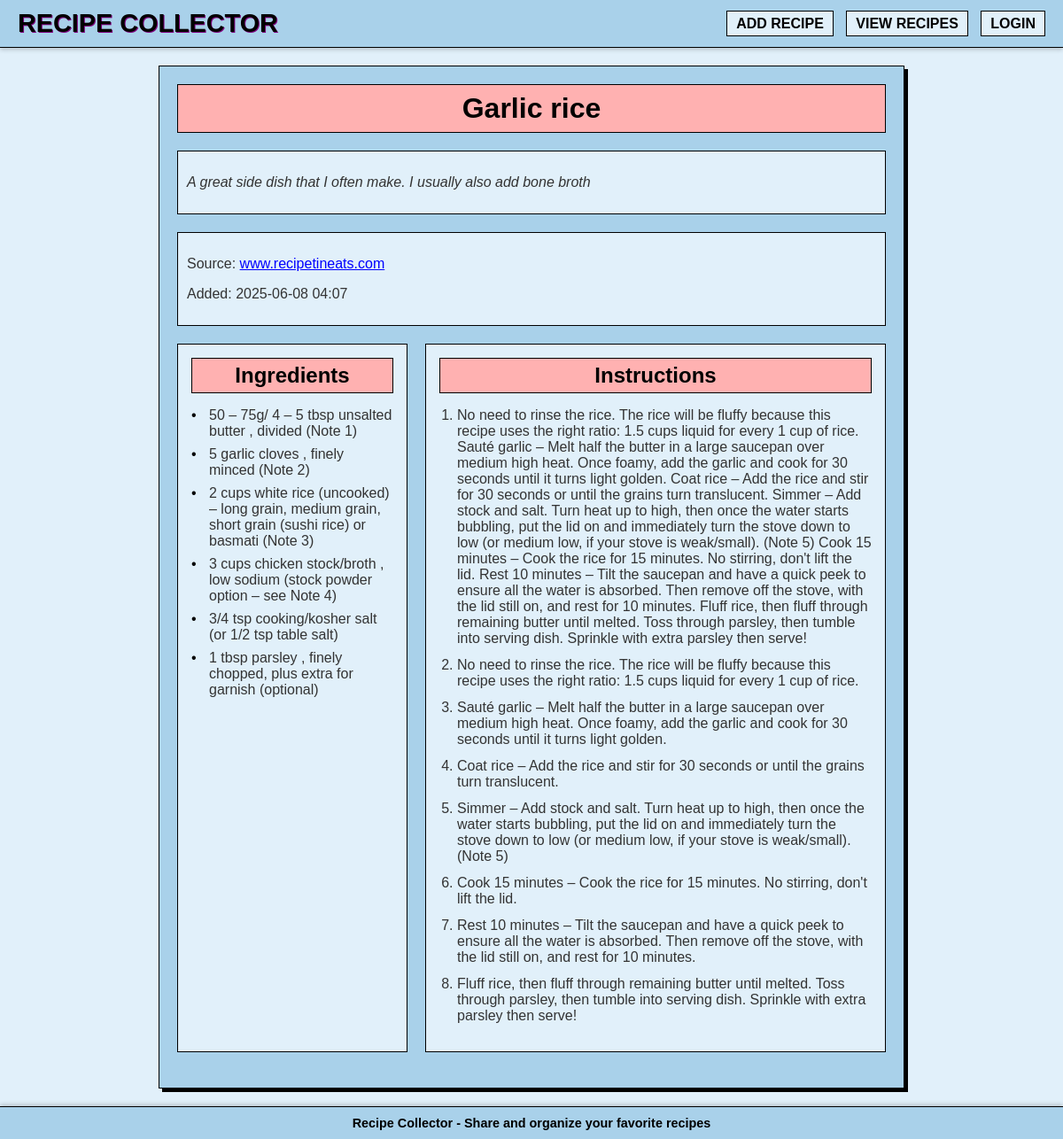
The app's page /recipe/7 with its own data.
### app.py (models this page shows, shortened)
class Recipe(db.Model):
    __tablename__ = 'recipe'  # Explicitly set table name
    id = db.Column(db.Integer, primary_key=True)
    title = db.Column(db.String(200), nullable=False)
    ingredients = db.Column(db.Text, nullable=False)
    instructions = db.Column(db.Text, nullable=False)
    source_url = db.Column(db.String(500), nullable=False)
    source_name = db.Column(db.String(200), nullable=False)
    image_url = db.Column(db.String(500), nullable=True)
    created_at = db.Column(db.DateTime, default=datetime.utcnow)
    my_comment = db.Column(db.Text, nullable=True)  # New field for your personal comment

### app.py (the view)
@app.route('/recipe/<int:recipe_id>')
def recipe_detail(recipe_id):
    recipe = Recipe.query.get_or_404(recipe_id)
    return render_template('recipe_detail.html', recipe=recipe, logged_in=session.get('logged_in', False))

### templates/recipe_detail.html (shortened to what this page needs)
{% extends "base.html" %}
{% block content %}
<div class="recipe-detail">
    <h1 class="recipe-detail-title">{{ recipe.title }}</h1>
    {% if recipe.my_comment %}
    <div class="my-recipe-comment">
        <p>{{ recipe.my_comment }}</p>
    </div>
    {% endif %}
    <div class="recipe-info-box">
        <p>Source: <a href="{{ recipe.source_url }}" target="_blank">{{ recipe.source_name }}</a></p>
        <p>Added: {{ recipe.created_at.strftime('%Y-%m-%d %H:%M') }}</p>
    </div>
    <div class="recipe-content-grid">
        <div class="ingredients-box">
            <h2>Ingredients</h2>
            <ul>
                {% for ingredient in recipe.ingredients.split('\n') %}
                <li>{{ ingredient }}</li>
                {% endfor %}
            </ul>
        </div>
        <div class="instructions-box">
            <h2>Instructions</h2>
            <ol>
                {% for instruction in recipe.instructions.split('\n') %}
                <li>{{ instruction }}</li>
                {% endfor %}
            </ol>
        </div>
    </div>
</div>
{% endblock %}

### templates/base.html (style rules this page uses)
body { background-color: #ddeff2; font-family: 'Arial', sans-serif; color: #000; margin: 0; padding: 0; display: flex; flex-direction: column; min-height: 100vh; }

### templates/recipe_detail.html (style rules this page uses)
body { background-color: #e1f0fa; font-family: 'Arial', sans-serif; color: #000; }
.recipe-detail { max-width: 800px; margin: 20px auto; padding: 20px; border: 1px solid #000; background-color: #a9d1ea; box-shadow: 4px 4px #000; }
.recipe-detail-title { color: #000; background-color: #ffb1b1; padding: 8px; border: 1px solid #000; text-align: center; font-weight: bold; font-size: 2em; margin-top: 0; margin-bottom: 20px; }
.my-recipe-comment { margin-top: 10px; margin-bottom: 20px; padding: 10px; background-color: #e1f0fa; border: 1px solid #000; font-style: italic; color: #333; }
.recipe-info-box { margin: 20px 0; color: #333; background-color: #e1f0fa; padding: 10px; border: 1px solid #000; }
.recipe-info-box a { color: #0000ff; text-decoration: underline; }
.recipe-content-grid { display: grid; grid-template-columns: 1fr 2fr; gap: 20px; margin: 20px 0; }
.ingredients-box, .instructions-box { background-color: #e1f0fa; padding: 15px; border: 1px solid #000; }
.ingredients-box h2, .instructions-box h2 { color: #000; background-color: #ffb1b1; padding: 5px; border: 1px solid #000; text-align: center; font-weight: bold; font-size: 1.5em; margin-top: 0; margin-bottom: 15px; }
.ingredients-box ul { list-style-type: none; padding-left: 0; }
.ingredients-box li { margin-bottom: 8px; padding-left: 20px; position: relative; color: #333; }
.ingredients-box li:before { content: "•"; position: absolute; left: 0; color: #000; }
.instructions-box ol { padding-left: 20px; }
.instructions-box li { margin-bottom: 12px; color: #333; }

### records on screen
Recipe: title "Garlic rice", my_comment "A great side dish that I often make. I usually also add bone broth", source_name "www.recipetineats.com", created_at "2025-06-08 04:07"

### other values on screen
{{ ingredient }} "50 – 75g/ 4 – 5 tbsp unsalted butter , divided (Note 1)" "5 garlic cloves , finely minced (Note 2)" "2 cups white rice (uncooked) – long grain, medium grain, short grain (sushi rice) or basmati (Note 3)" "3 cups chicken stock/broth , low sodium (stock powder option – see Note 4)" "3/4 tsp cooking/kosher salt (or 1/2 tsp table salt)" "1 tbsp parsley , finely chopped, plus extra for garnish (optional)"
{{ instruction }} "No need to rinse the rice. The rice will be fluffy because this recipe uses the right ratio: 1.5 cups liquid for every 1 cup of rice." "Sauté garlic – Melt half the butter in a large saucepan over medium high heat. Once foamy, add the garlic and cook for 30 seconds until it turns light golden." "Coat rice – Add the rice and stir for 30 seconds or until the grains turn translucent." "Simmer – Add stock and salt. Turn heat up to high, then once the water starts bubbling, put the lid on and immediately turn the stove down to low (or medium low, if your stove is weak/small). (Note 5)" "Cook 15 minutes – Cook the rice for 15 minutes. No stirring, don't lift the lid." "Rest 10 minutes – Tilt the saucepan and have a quick peek to ensure all the water is absorbed. Then remove off the stove, with the lid still on, and rest for 10 minutes." "Fluff rice, then fluff through remaining butter until melted. Toss through parsley, then tumble into serving dish. Sprinkle with extra parsley then serve!"
